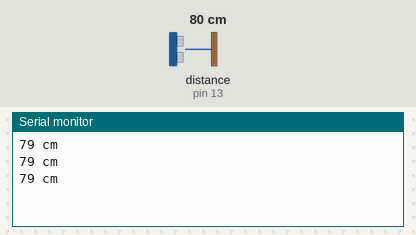
This sketch was run on a simulated Arduino Uno, built with avr-gcc and run on an emulated ATmega328P. Shown: the last lines printed to the serial monitor. Wiring (inferred from the names in the program): ultrasonic range finder: trigger pin 12; echo pin 13. Inputs (shaded band) come from the test bench; at power-on: distance to the obstacle (sensor on pin 13) 80 cm. The echo pulse lasts 58.3 µs per cm.

Above: at 1.3 s.
1.4 s: distance to the obstacle (sensor on pin 13) set to 197 cm
At 1.9 s:
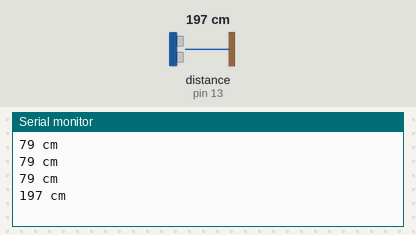
2.9 s: distance to the obstacle (sensor on pin 13) set to 204 cm
At 3.5 s:
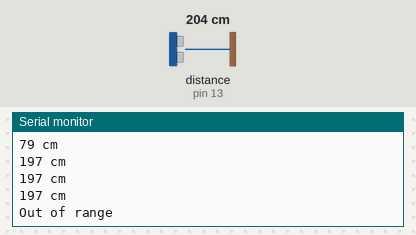

The sketch:

CAR-02-60-Ultrasonic_Sensor_HCSR04.ino
```cpp
/*  Ultrasonic distance sensor HC-SR04 demo sketch
 *
 * This sketch calculates the distance between the HC-SR04 sensor and
 * an object directly infront of it.
 *
 *
 * This sketch was written for Arduino Step by Step by Peter Dalmaris.
 *
 * Components
 * ----------
 *  - Arduino Uno
 *  - HC-SR04 sensor
 *
 *  Libraries
 *  ---------
 *  - NONE
 *
 * Connections
 * -----------
 *
 * You can use jumper wires, or just plug the sensor into the Arduino's
 * digital pins header. Align the sensor GND pin with the Arduino digital pin
 * header GND socket, and the sensor's "echo" pin with the Arduino digital pin
 * header socket 13.
 *
 *  Break out    |    Arduino Uno
 *  -----------------------------
 *      VCC      |      11 (using it as power output pin)
 *      GND      |      GND
 *      Echo     |      13
 *      Trig     |      12
 *
 *
 * Other information
 * -----------------
 *  For information on the ultrasonic transducer: https://en.wikipedia.org/wiki/Ultrasonic_transducer
 *  For information on ultrasounds: https://en.wikipedia.org/wiki/Ultrasound
 *  HC-SR04 datasheet: https://docs.google.com/document/d/1Y-yZnNhMYy7rwhAgyL_pfa39RsB-x2qR4vP8saG73rE
 *  Information about the pulseIn function: https://www.arduino.cc/en/Reference/PulseIn
 *
 *  Created on January 14 2023 by Peter Dalmaris
 *
 */

#define trigPin 12
#define echoPin 13
#define powerPin 11

void setup() {
  Serial.begin (9600);
  pinMode(trigPin, OUTPUT);
  pinMode(echoPin, INPUT);
  pinMode(powerPin, OUTPUT);
  digitalWrite(powerPin, HIGH);
}

void loop() {
  long duration, distance;
  digitalWrite(trigPin, LOW);
  delayMicroseconds(2);
  digitalWrite(trigPin, HIGH);
  delayMicroseconds(10);
  digitalWrite(trigPin, LOW);
  duration = pulseIn(echoPin, HIGH);
  distance = (duration/2) / 29.1;

  if (distance >= 200 || distance <= 0){
    Serial.println("Out of range");
  }
  else {
    Serial.print(distance);
    Serial.println(" cm");
  }
  delay(500);
}
```

Measured:
- the behaviour switches between 199 and 200 cm on distance to the obstacle (sensor on pin 13) (found by bisection; images 1 and 2)
- after the input at 1.4 s, the serial monitor: prints a new line after 0.13 s (image 1)
- after the input at 2.9 s, the serial monitor: prints a new line after 0.17 s (image 2)
